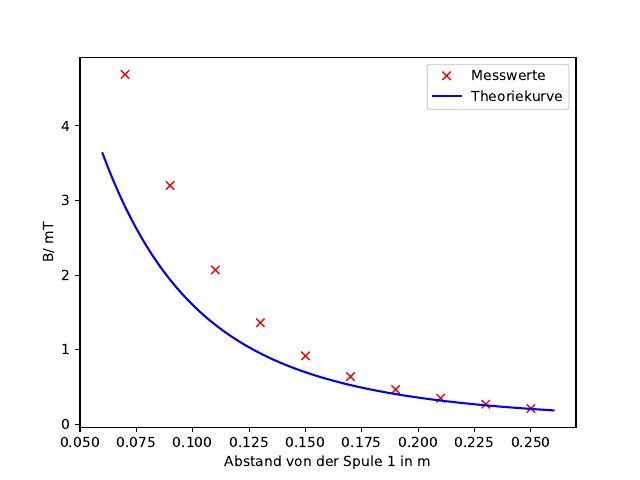

Here is the Python script that generated this plot:
import numpy as np
from scipy.optimize import curve_fit
import matplotlib.pyplot as plt
from uncertainties import ufloat

x, y = np.genfromtxt('Helmholz2.txt', unpack=True)
x=x/100

def g(x):
    return ((5*4*np.pi*10**(-7)*0.0625**2)/(0.0625**2+ (x+0.0312)**2)**(3/2))*200*1000

t= np.linspace(0.06, 0.26, 1000)

plt.plot (x,y, 'rx', label='Messwerte')
plt.plot(t, g(t), 'b-', label='Theoriekurve')
#plt.plot(t, f(t, *params), 'b-' ,label='Lineare Regression')
plt.xlabel(r'Abstand von der Spule 1 in m')
plt.ylabel(r'B/ mT')
plt.legend()
#plt.show()
#plt.yscale('log')
#plt.xscale('log')
plt.savefig('Helmholz2.pdf')
